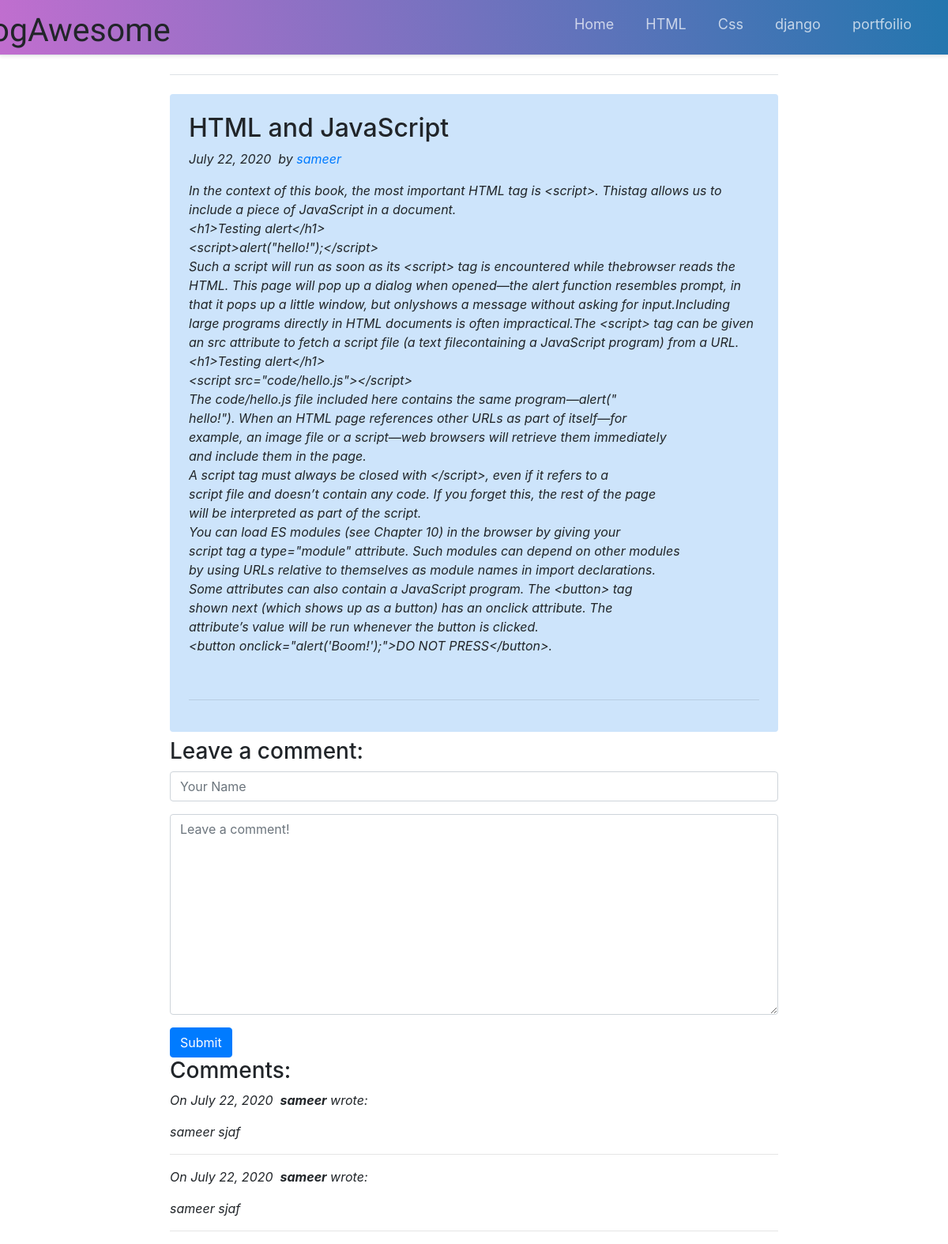
Screenshot of /main/4/ with the database file from the repository.
### main/models.py (models this page shows, shortened)
class Post(models.Model):
	heading = models.CharField(max_length=200)
	content = models.TextField(max_length=2000)
	date_posted = models.DateTimeField(default=timezone.now)
	author = models.ForeignKey(User, on_delete=models.CASCADE)
	categary = models.CharField(max_length=6000)

class Comment(models.Model):
	author = models.CharField(max_length=60)
	body = models.TextField()
	created_on = models.DateTimeField(auto_now_add=True)
	post = models.ForeignKey("Post", on_delete=models.CASCADE)

### main/views.py (the view, shortened to what this page needs)
# urls.py: path('<int:pk>/',views.detail, name='detail'),
def detail(request, pk):
    post = Post.objects.get(pk=pk)
    comments = Comment.objects.filter(post=post)
    form = CommentForm()
    context = {"post": post, "comments": comments, "form": form}
    return render(request, "main/detail.html", context)

### main/forms.py
class CommentForm(forms.Form):
    author = forms.CharField(
        max_length=60,
        widget=forms.TextInput(attrs={
            "class": "form-control",
            "placeholder": "Your Name"
        })
    )
    body = forms.CharField(widget=forms.Textarea(
        attrs={
            "class": "form-control",
            "placeholder": "Leave a comment!"
        })
    )

### main/templates/main/detail.html (shortened to what this page needs)
{% extends 'main/base.html' %}
{% load static %}
{% block content %}
<div class="col-md-8 offset-md-2">
    <h3 class="pb-4 mb-4 font-italic border-bottom cat">
    </h3>
    <article>
        <div class="p-4 mb-2 bg-light rounded" style="max-width: 900px; background-color: #cde4fb!important;">
            <h2 class="blog-post-title">{{post.heading}}&nbsp;</h2>
            <p class="blog-post-meta">{{post.date_posted.date}}&nbsp; by <a href="">{{post.author}}&nbsp;</a></p>
            <p>{{post.content | linebreaks }}&nbsp;</p>
            <hr>
        </div>
    </article>
<h3>Leave a comment:</h3>
<form action="/main/{{ post.pk }}/" method="post">
    <div class="form-group">
        {{ form.author }}
    </div>
    <div class="form-group">
        {{ form.body }}
    </div>
    <button type="submit" class="btn btn-primary">Submit</button>
</form>
<h3>Comments:</h3>
{% for comment in comments %}
<p>
    On {{comment.created_on.date }}&nbsp;
    <b>{{ comment.author }}</b> wrote:
</p>
<p>{{ comment.body }}</p>
<hr>
{% endfor %}
</div>
{% endblock %}

### main/static/css/base.css (style rules this page uses)
* { box-sizing: border-box; padding: 0; margin: 0; }

### main/static/css/index.css (style rules this page uses)
.pb-4, .py-4 { padding-bottom: 1.5rem !important; }
.mb-4, .my-4 { margin-bottom: 1.5rem !important; }
.border-bottom { border-bottom: 1px solid #dee2e6 !important; }
h3, .h3 { font-size: 1.75rem; }
h1, h2, h3, h4, h5, h6, .h1, .h2, .h3, .h4, .h5, .h6 { margin-bottom: 0.5rem; font-weight: 500; line-height: 1.2; }
h1, h2, h3, h4, h5, h6 { margin-top: 0; margin-bottom: 0.5rem; }
*, *::before, *::after { box-sizing: border-box; }
.col-md-8 { -ms-flex: 0 0 66.666667%; flex: 0 0 66.666667%; max-width: 66.666667%; position: relative; width: 100%; padding-right: 15px; padding-left: 22px; }
.p-4 { padding: 1.5rem !important; }
.rounded { border-radius: 0.25rem !important; }
.bg-light { background-color: #cde4fb!important; }
p { font-style: italic !important; }
@media screen and (min-width: 768px) { .col-md-8 { -ms-flex: 0 0 66.666667%; flex: 0 0 66.666667%; max-width: 66.666667%; position: relative; width: 100%; padding-right: 15px; padding-left: 15px; } }
@media screen and (min-width: 768px) { .p-4 { padding: 1.5rem !important; } }

### rows the page displays
Post: heading "HTML and JavaScript", date_posted "July 22, 2020", author "sameer", content "In the context of this book, the most important HTML tag is <script>. Thistag allows us to include a piece of JavaScript in a document. <h1>Testing alert</h1> <script>alert(\"hello!\");</script> Such a script will run as soon as its <script> tag is encountered while thebrowser reads the HTML. This page will pop up a dialog when opened—the alert function resembles prompt, in that it pops up a little window, but onlyshows a message without asking for input.Including large programs directly in HTML documents is often impractical.The <script> tag can be given an src attribute to fetch a script file (a text filecontaining a JavaScript program) from a URL. <h1>Testing alert</h1> <script…"
Comment: created_on "July 22, 2020", author "sameer", body "sameer sjaf"
Comment: created_on "July 22, 2020", author "sameer", body "sameer sjaf"
